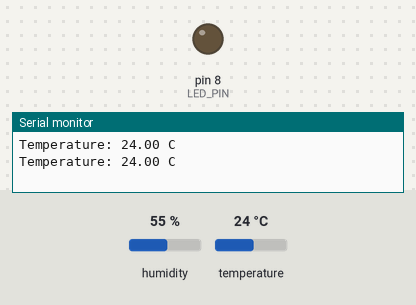
A sketch run on a simulated Arduino Uno, built with avr-gcc and run on an emulated ATmega328P. Parts: output pins drawn as LEDs (lit = HIGH), the last lines printed to the serial monitor. The inputs (shaded band) are chosen by the test bench; at power-on: temperature 24 °C, humidity 55 %.

Above: at 2.8 s.
2.9 s: temperature set to 39.6 °C
5.6 s: temperature set to 40.9 °C
At 7.0 s:
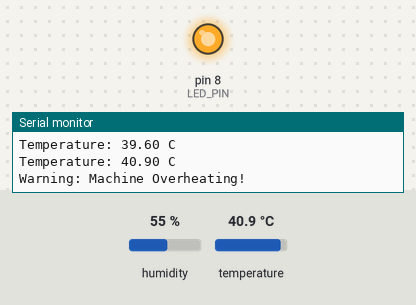
8.3 s: temperature set to 12 °C
At 10.5 s:
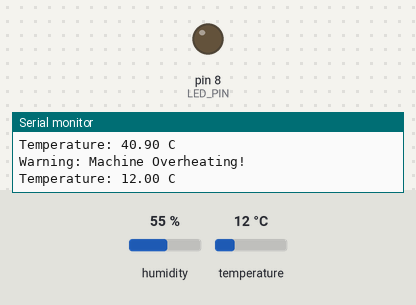
11.5 s: temperature set to 41 °C
At 13.4 s:
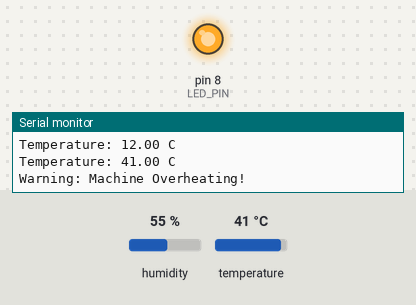
Timing chart, 0 to 14.9 s (numbered marks = the images above; inputs shaded):
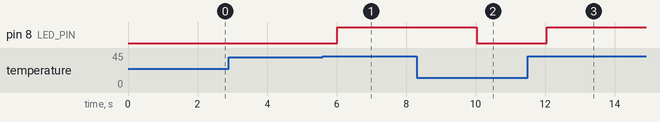

Measured:
- the behaviour switches between 40 and 40.1 °C on temperature (found by bisection; images 0 and 1)
- after the input at 5.6 s, pin 8 (LED_PIN): LOW → HIGH after 0.42 s
- after the input at 8.3 s, pin 8 (LED_PIN): HIGH → LOW after 1.7 s
- after the input at 11.5 s, pin 8 (LED_PIN): LOW → HIGH after 0.54 s

The sketch:

code.ino
```cpp
#include <DHT.h>
#define DHTPIN 2
#define DHTTYPE DHT22
#define LED_PIN 8
DHT dht(DHTPIN, DHTTYPE);

void setup() {

  Serial.begin(9600);
  pinMode(LED_PIN, OUTPUT);
  dht.begin();
}

void loop() {

  float temperature = dht.readTemperature();

  Serial.print("Temperature: ");
  Serial.print(temperature);
  Serial.println(" C");

  if(temperature > 40)
  {
    digitalWrite(LED_PIN, HIGH);
    Serial.println("Warning: Machine Overheating!");
  }
  else
  {
    digitalWrite(LED_PIN, LOW);
  }
  delay(2000);
}
```
